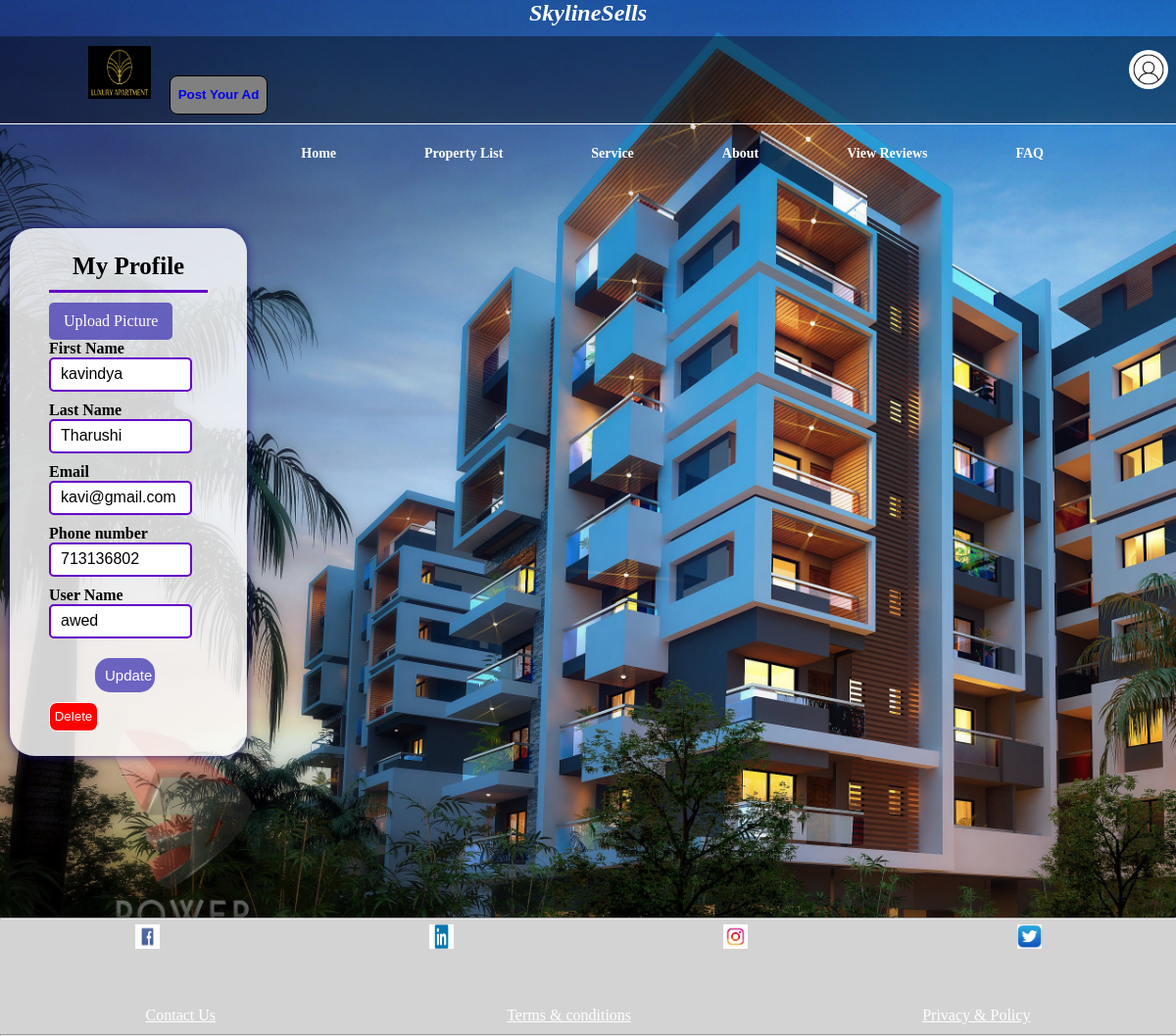
The page /Profile.php (signed in) on the database its author committed.
### tables this page shows
CREATE TABLE `profile` (
  `user_id` int(11) NOT NULL,
  `First_name` varchar(150) NOT NULL,
  `Last_name` varchar(150) NOT NULL,
  `Email` varchar(150) NOT NULL,
  `phone_number` int(10) NOT NULL,
  `user_name` varchar(30) NOT NULL,
  `password` varchar(150) NOT NULL,
  `profile_picture` varchar(256) NOT NULL
);

### Profile.php (the view, shortened to what this page needs)
<?php
require 'config.php';
readData();
function readData()
{
    global $user_id;
    if(isset($_SESSION["user_id"])) {
      $user_id = $_SESSION["user_id"];
    } else {
      header("Location: Login.php");
      exit();
    }
    global $con;
    $sql = "SELECT First_name, Last_name, Email, phone_number, user_name, profile_picture FROM profile WHERE user_id = '$user_id'";
    $result = $con->query($sql);
    while ($row = $result->fetch_assoc()) {
        $firstname = $row['First_name'];
        $lastname = $row['Last_name'];
        $email = $row['Email'];
        $phone_no = $row['phone_number'];
        $username = $row['user_name'];
    }
}
?>
<!DOCTYPE html>
<html>
<head>
<link rel="stylesheet" href = "styles/styles.css">
</head>
<body>
<h2><em>SkylineSells</em></h2>
<div class="profile">
  <img src="images\user-profile-icon.jpg" alt="User Profile" class="profile-icon" onclick="toggleMenu()">
</div>
<nav>
  <img class="logo" src="images\apartmentlogo.png" alt="Apartment LOGO">
  <button class="button1"><a href="seller.php">Post Your Ad</a></button>
<ul class= "menu">
<li> <a href = "Home.php"> Home </a> </li>
<li> <a href = "readPropertyList.php"> Property List </a> </li>
<li> <a href = "Service.php"> Service </a> </li>
<li> <a href = "aboutus.php"> About </a> </li>
<li> <a href="Reviews.php">View Reviews</a>
<li> <a href="maincomment.php">FAQ</a>
</ul>
</nav>
<div class="container">
    <div class="form-box">
        <form method="post" action="Editprofile.php?user_id=<?php echo $user_id; ?>" enctype="multipart/form-data">
            <center><h1>My Profile</h1></center>
            <label for="profile-picture-input">Upload Picture</label>
            <div class="field-input"><b>First Name</b>
                <input type="text" name="first_name" value="<?php echo $firstname; ?>" required>
            </div>
            <div class="field-input"><b>Last Name</b>
                <input type="text" name="last_name"  value="<?php echo $lastname; ?>" required>
            </div>
            <div class="field-input">
                <b>Email</b><input type="Email" name="email" readonly  value="<?php echo $email; ?>">
            </div>
            <div class="field-input">
                <b>Phone number</b>
                <input type="tel" name="number" required title="number should have 10 digits" pattern="[0-9]{9}" value="<?php echo $phone_no; ?>">
            </div>
            <div class="field-input">
                <b>User Name</b><input type="text" name="username" required  value="<?php echo $username; ?>">
            </div>
            <div class = "updatebtn">
            <div class="field-input">
                <input class="btn" type="submit" value="Update">
            </div>
            </div>
        </form>
        <form method="post" action ="profiledelete.php" >
              <button type="submit" class="delete" name ="profiledelete"  onsubmit='return checkConfirmation()'>Delete</button>
        </form>
            </div>
    </div>
<hr>
<footer>
<div class="icons">
   <img class="icon" src ="images/facebook.jpg" alt="facebook logo">
   <img class="icon" src ="images/linkedIn.jpg" alt="linkedln logo">
   <img class="icon" src ="images/instagram.jpg" alt="instagram logo">
   <img class="icon" src ="images/twitter.png" alt="twitter logo">
</div>
 <br><br><br>
<div class="footer-details">
 <a href="contactus.php" class="footer-details">Contact Us</a>
 <a href="terms&condition.php" class="footer-details">Terms & conditions</a>
 <a href="privacy&policy.php" class="footer-details">Privacy & Policy</a>
 </div>
</footer>
</body>
</html>

### styles/styles.css (style rules this page uses)
* { margin:0; padding:0; }
body { background-image:url("../images/background2.jpg"); background-size:cover; background-repeat:no-repeat; }
h2 { font-weight:bold; color:white; text-align:center; }
.profile { margin-left: 96%; position: absolute; display: inline-block; z-index: 1; margin-top: 2%; }
.profile-icon { width: 40px; height: 40px; border-radius:25px; cursor: pointer; }
nav { position:relative; top:10px; left:0; width:100%; height:90px; padding:10px 90px; box-sizing:border-box; background:rgba(0,0,0,0.4); border-bottom:1px solid #fff; }
nav ul { list-style-type:none; display:flex; float:right; }
nav ul li a { line-height:80px; color:#fff; padding:12px 30px; text-decoration:none; font-size:14px; font-weight:bold; margin-left:15px; margin-right:15px; }
.logo { height:50px; width:60px; border:2px solid black; background-color:black; }
.icons { display:flex; justify-content:space-around; }
.icon { display:inline-block; height:25px; width:25px; margin:5px; }
div.footer-details { display:flex; justify-content:space-around; }
a.footer-details { display:inline-block; color:white; margin-bottom:10px; }
footer { background-color:lightgray; }
div.container { display:flex; justify-content:center; align-items:center; min-height:90vh; margin-bottom: 100px; }
div.form-box { top:25px; background:#ffffffd3; padding:25px 40px; border-radius:25px; width:400px; margin:0px 10px; position:relative; box-shadow:0 0 10px 0 rgba(24, 17, 124, 0.808); }
div.form-box h1 { font-size:25px; font-weight:60px; padding-bottom:10px; border-bottom:3px solid #6502c7; margin-bottom:10px; }
.form-box , .field-input { display:flex; margin-bottom:10px; flex-direction:column; }
.field-input input { border:2px solid #6502c7; border-radius:5px; height:35px; width:90%; padding:0 10px; font-size:16px; outline:none; }
input.btn { border:0; height:35px; color:#fff; font-size:15px; margin-top:10px; background:rgba(76,68,182,0.808); border-radius:15px; cursor:pointer; }
.updatebtn { display: flex; justify-content: center; }
label { display:inline-block; padding:10px 15px; background:rgba(76,68,182,0.808); color:white; border-radius:5px; cursor:pointer; align-items: center; justify-content: center; align-self: center; }
.delete { height:30px; width:50px;; border:1px solid white; background-color: red; color:white; border-radius: 8px; }
.button1 { width: 100px; height:40px; border: 1px solid black; border-radius: 8px; margin-left: 15px; background-color: gray; font-weight:bold; }
.button1 a { text-decoration: none; }

### rows shown on the page
profile: first_name "kavindya", last_name "Tharushi", email "kavi@gmail.com", number "713136802", username "awed"
